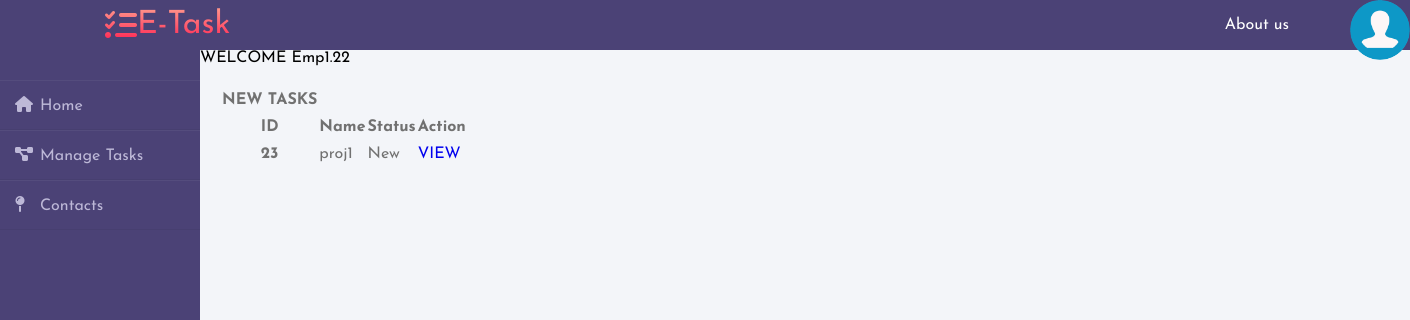
The page /index.php (signed in) on the database its author committed.
### tables this page shows
CREATE TABLE `projects` (
  `projectid` int(11) NOT NULL,
  `projectname` varchar(100) NOT NULL,
  `description` varchar(1000) NOT NULL,
  `response` varchar(1000) NOT NULL,
  `status` tinyint(1) NOT NULL DEFAULT 0 COMMENT '0=new\r\n1=in progress\r\n2=closed',
  `emp_id` int(11) DEFAULT NULL,
  `emp_by` int(10) DEFAULT NULL,
  `date_created` datetime NOT NULL DEFAULT current_timestamp(),
  `date_updated` datetime DEFAULT NULL ON UPDATE current_timestamp()
);

### index.php (the view, shortened to what this page needs)
<?php
include 'includes/header.inc.php'
?>
<?php
require_once 'includes/config.inc.php';
if ($type == 2){
    $query = "SELECT * FROM `projects` WHERE emp_id = $usercode AND status='0' ORDER BY projectid DESC";
}else{
    $query= "SELECT * FROM `projects` WHERE emp_by = $usercode AND status='0' ORDER BY projectid DESC";
}
$results = mysqli_query($con, $query);
$records = mysqli_num_rows($results);
?>
    <div class="main_content">
        <div class="header">
            <div class="card">
                WELCOME <?php echo $username ?>
            </div>
        </div>
        <div class="info">
        <div class="tasks__container">
        <table class="table">
            <thead>
                <tr>
                    <th>NEW TASKS</th>
                </tr>
            </thead>
            <thead>
                <tr>
                <th scope="col">ID</th>
                <th scope="col">Name</th>
                <th scope="col">Status</th>
                <th scope="col">Action</th>
                </tr>
            </thead>
            <tbody>
                <?php
                if (!empty($records)) {
                    while ($row = mysqli_fetch_assoc($results)) {
                ?>
                                <tr>
                                    <th scope="row"><?php echo $row['projectid']; ?></th>
                                    <td><?php echo $row['projectname']; ?></td>
                                    <td>
                                        <?php  if($row['status'] == 1){
                                        echo "In Progress <span style='color:#d4ab3a;' class=' glyphicon glyphicon-refresh' >";
                                        }elseif($row['status'] == 2){
                                           echo "Completed <span style='color:#00af16;' class=' glyphicon glyphicon-ok' >";
                                        }elseif($row['status'] == 0){
                                            echo "New <span style='color:#00af16;' class=' glyphicon glyphicon-ok' >";
                                        }
                                        else{
                                          echo "Incomplete <span style='color:#d00909;' class=' glyphicon glyphicon-remove' >";
                                        } ?>
                                    </td>
                                    <td>
                                    <?php if($type == 2) { ?>
                                        <a href="/project/viewtask.php?id=<?php echo $row['projectid']; ?>" id="button" class="button">VIEW</a>
                                    <?php }
                                    else { ?>
                                        <a href="/project/viewtask.php?id=<?php echo $row['projectid']; ?>" id="button" class="button">VIEW</a>
                                        <a href='/project/delete-task.php?id=<?php echo $row['projectid']; ?>' class='btn btn-danger' onClick="javascript:return confirm('Do you really want to delete?');" >DELETE</a>
                                    <?php } ?>
                                    </td>
                                </tr>
                            <?php
                            }
                } else { ?>
                    <tr>
                        <td>No new tasks Yet</td>
                    </tr>
                <?php }
                ?>
            </tbody>
        </table>
        </div>
        </div>
    </div>
</body>
</html>

### css/style.css (style rules this page uses)
* { margin: 0; padding: 0; box-sizing: border-box; list-style: none; text-decoration: none; font-family: 'Josefin Sans', sans-serif; margin:0; padding: 0; outline: none; border: none; }
body { background-color: #f3f5f9; justify-items: center; }
.main_content { position: absolute; overflow: auto; z-index: 1; width: 100%; height: fit-content; display: grid; margin-left: 200px; margin-top: 50px; }
.main_content .info { margin: 20px; color: #717171; line-height: 25px; }
.main_content .info div { margin-bottom: 20px; }

### rows shown on the page
projects: projectid "23", projectname "proj1", status "New"

### other values the page prints
$username "Emp1.22"
